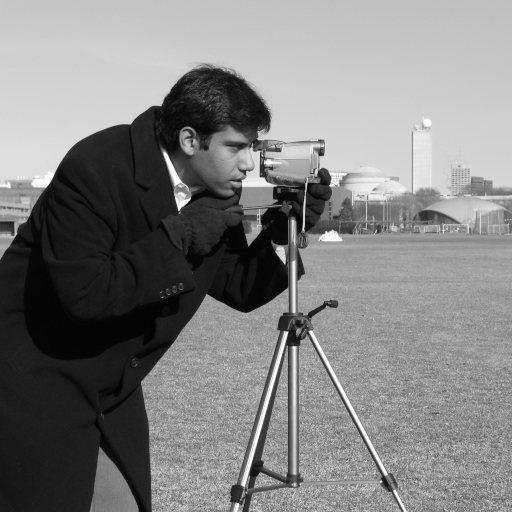
#> input picture skimage.data.camera(), 512 x 512 px
$ jupyter execute --allow-errors 'image segmentation.ipynb'   (shell and % lines are left out)   (older library calls are emulated)
#> lines starting #> are read from the running program, lines starting #| are printed output that depends on the picture; after the words box and inside, x2 and y2 are one past the last pixel; in counts of white or black regions, pixels touching at a corner belong together
[cell 1]

import matplotlib
import numpy as np
import matplotlib.pyplot as plt

import skimage
from skimage import data

[cell 2]
camera = data.camera()
#> camera is the input picture: shape (512, 512); min 0, max 255, mean 129.1

[cell 3]
camera

[cell 4]
type(camera)

[cell 5]
camera.shape
#> Out = (512, 512)

[cell 6]
camera.size
#> Out = 262144

[cell 7]
plt.imshow(camera, 'gray')

[cell 8]
camera.min()
#> Out = 0

[cell 9]
camera.max()
#> Out = 255

[cell 10]
camera.mean()
#> Out = 129.1

[cell 11]
from skimage import io

colon = io.imread('yeast_colony_array.jpg')
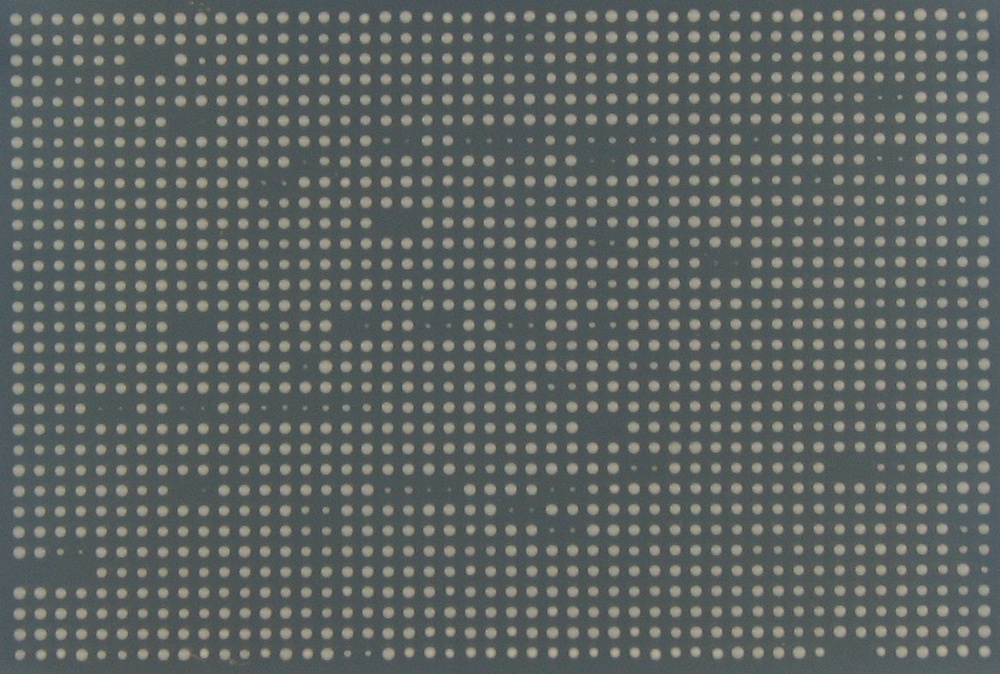
#> input picture yeast_colony_array.jpg, 1000 x 674 px, shrunk from 1571 x 1059 before the run
#> colon is the input picture: shape (674, 1000, 3); mean R, G, B 93.6, 100, 98.1
plt.imshow(colon)

[cell 12]
colon.shape
#> Out = (674, 1000, 3)

[cell 13]
plt.imshow(colon[:,:,2])
plt.title('uyi')
plt.axis('off');
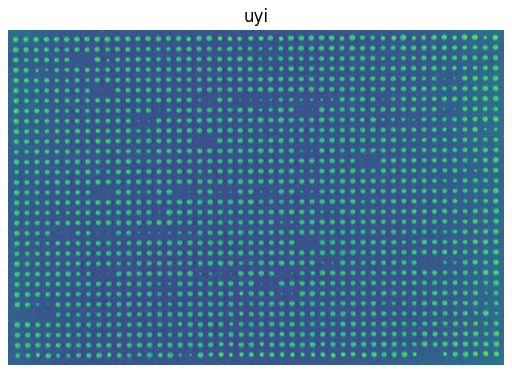
#> figure drawn by matplotlib, 1 panel

[cell 14]
camera = data.camera()
camera[10,20]
#> Out = 200

[cell 15]
camera[:10] = 0
#> camera: shape (512, 512); 1.95% of pixels changed, all inside (x1, y1, x2, y2) = (0, 0, 512, 10)
plt.imshow(camera, 'gray')

[cell 16]
camera = data.camera()
mask = camera < 87
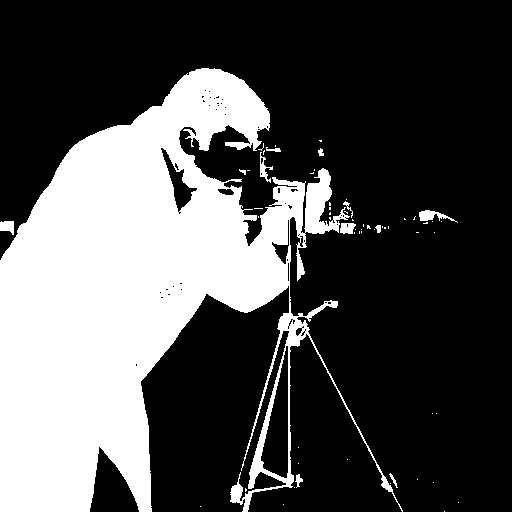
#> mask: shape (512, 512) bool; 31.1% white; 60 white regions (48 under 20 px), largest, box (x1, y1, x2, y2) and area: (0, 68, 403, 512) 80359, (419, 210, 458, 223) 213, (0, 221, 14, 235) 148
camera[mask] = 255
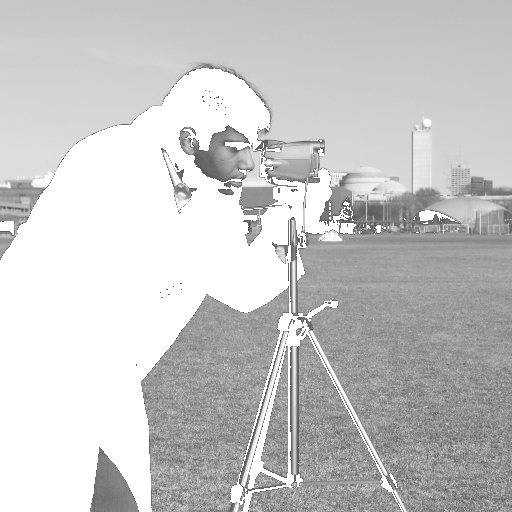
#> camera: shape (512, 512); min 87, max 255, mean 199.7
plt.imshow(camera, 'gray')

[cell 17]
cat = data.chelsea()
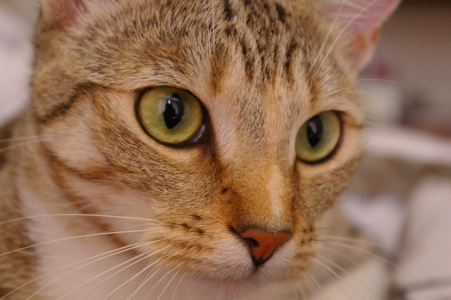
#> input picture skimage.data.chelsea(), 451 x 300 px
#> cat is the input picture: shape (300, 451, 3); mean R, G, B 147.7, 111.4, 86.8
plt.imshow(cat)

[cell 18]
cat.shape
cat.size
#> Out = 405900

[cell 19]
cat.shape
#> Out = (300, 451, 3)

[cell 20]
cat[50, 60] = [0, 255, 0]
#> cat: shape (300, 451, 3); under 0.01% of pixels changed, all inside (x1, y1, x2, y2) = (60, 50, 61, 51)
plt.imshow(cat)

[cell 21]
cat = data.chelsea()

red_cat = cat.copy()

mask = cat[:, :, 0] < 87
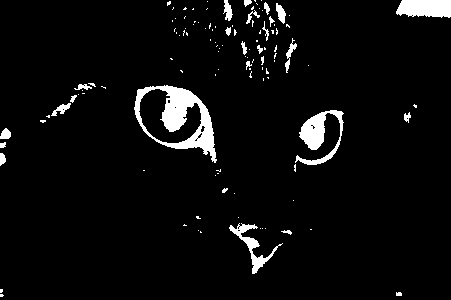
#> mask: shape (300, 451) bool; 4.7% white; 116 white regions (89 under 20 px), largest, box (x1, y1, x2, y2) and area: (134, 85, 217, 163) 2323, (295, 110, 344, 165) 1062, (396, 0, 451, 18) 852
red_cat[mask] = [0, 0, 255]
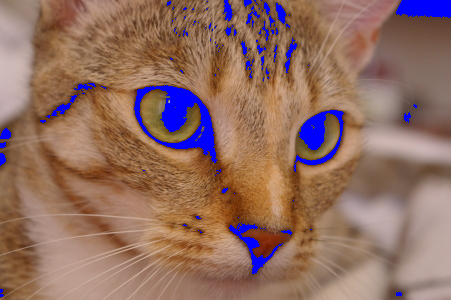
#> red_cat: shape (300, 451, 3); 4.73% of pixels changed, all inside (x1, y1, x2, y2) = (0, 0, 451, 297)

plt.imshow(red_cat)

[cell 22]
BGR_cat = cat[:,:,::-1]
plt.imshow(BGR_cat)

[cell 23]
img = data.camera()
img.shape
#> Out = (512, 512)

[cell 24]
img.ravel()

[cell 25]
plt.hist(img.ravel(), bins=256, histtype='step', color='blue');

[cell 26]
from skimage.color import rgb2gray
img = rgb2gray(colon)
plt.imshow(img)

[cell 27]
plt.hist(img.ravel(), bins=256, histtype='step', color='blue');

[cell 28]
plt.imshow(img > 0.5)
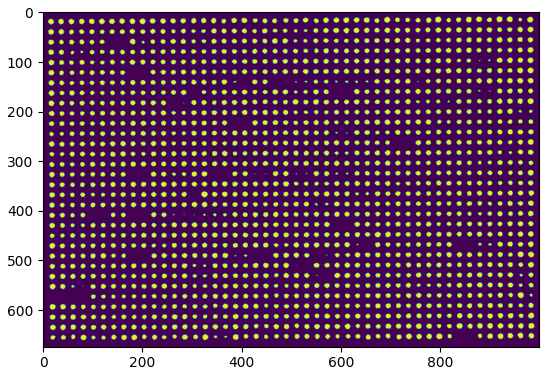
#> figure drawn by matplotlib, 1 panel

[cell 29]
from skimage.filters import sobel
from skimage.morphology import watershed

[cell 30]
elavation = sobel(img)
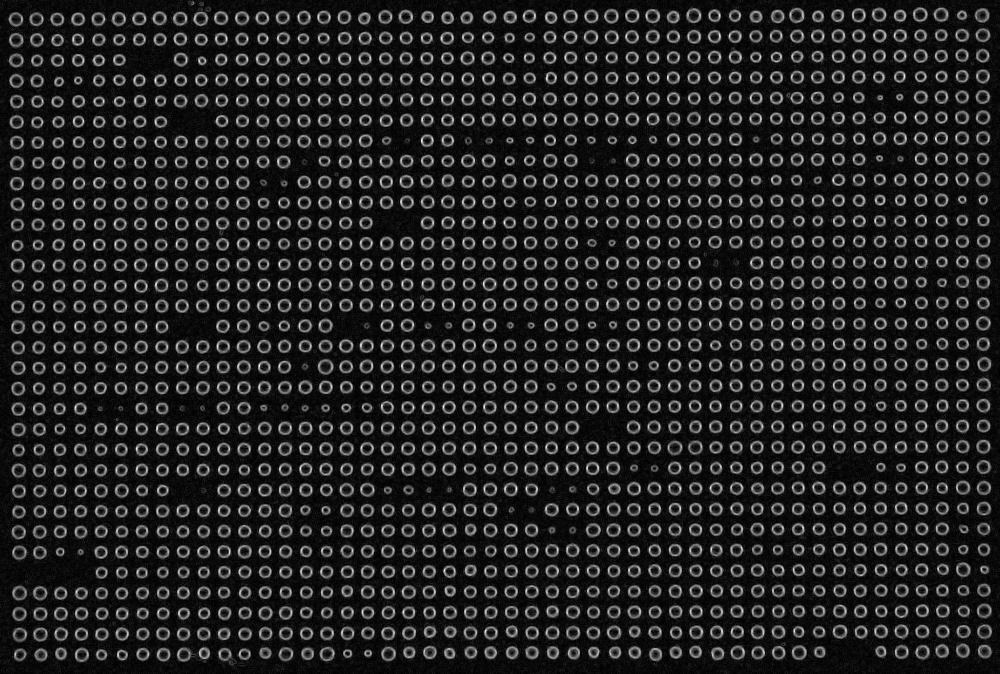
#> elavation: shape (674, 1000) float64; min 0, max 0.234, mean 0.033; drawn with min black and max white
plt.imshow(elavation, 'gray')

[cell 31]
masks = np.zeros_like(img)
masks[img < 0.35] = 1
masks[img > 0.55] = 2
plt.imshow(masks)
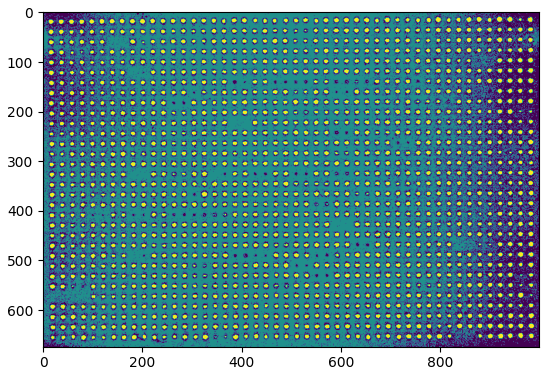
#> figure drawn by matplotlib, 1 panel
